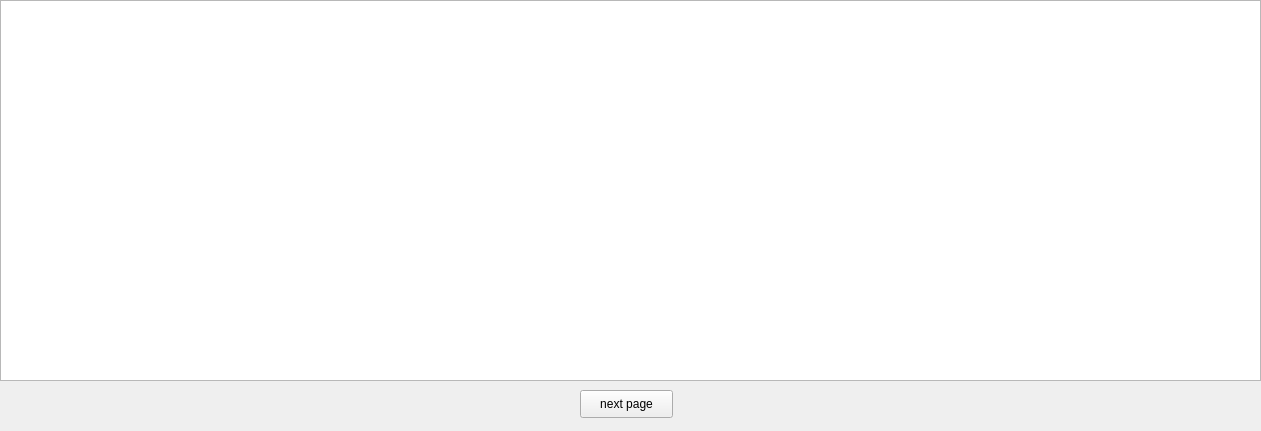
<?xml version="1.0" encoding="UTF-8"?>
<ui version="4.0">
 <class>Page</class>
 <widget class="QWidget" name="Page">
  <property name="geometry">
   <rect>
    <x>0</x>
    <y>0</y>
    <width>1261</width>
    <height>431</height>
   </rect>
  </property>
  <property name="windowTitle">
   <string>Form</string>
  </property>
  <widget class="QGraphicsView" name="graphicsView">
   <property name="geometry">
    <rect>
     <x>0</x>
     <y>0</y>
     <width>1261</width>
     <height>381</height>
    </rect>
   </property>
  </widget>
  <widget class="QPushButton" name="pushButton">
   <property name="geometry">
    <rect>
     <x>580</x>
     <y>390</y>
     <width>93</width>
     <height>28</height>
    </rect>
   </property>
   <property name="text">
    <string>next page</string>
   </property>
  </widget>
 </widget>
 <resources/>
 <connections/>
</ui>
